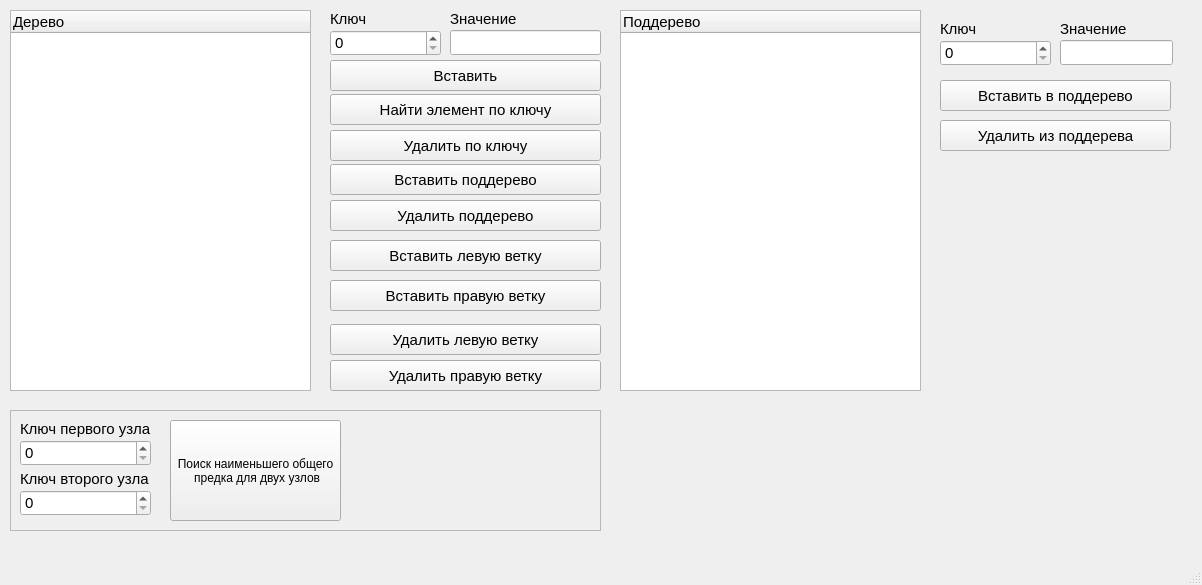
<?xml version="1.0" encoding="UTF-8"?>
<ui version="4.0">
 <class>MainWindow</class>
 <widget class="QMainWindow" name="MainWindow">
  <property name="geometry">
   <rect>
    <x>0</x>
    <y>0</y>
    <width>1202</width>
    <height>585</height>
   </rect>
  </property>
  <property name="font">
   <font>
    <pointsize>11</pointsize>
   </font>
  </property>
  <property name="windowTitle">
   <string>Task1</string>
  </property>
  <widget class="QWidget" name="centralwidget">
   <widget class="QTreeWidget" name="treeWidget">
    <property name="geometry">
     <rect>
      <x>10</x>
      <y>10</y>
      <width>301</width>
      <height>381</height>
     </rect>
    </property>
    <column>
     <property name="text">
      <string>Дерево</string>
     </property>
    </column>
   </widget>
   <widget class="QTreeWidget" name="treeWidget_2">
    <property name="geometry">
     <rect>
      <x>620</x>
      <y>10</y>
      <width>301</width>
      <height>381</height>
     </rect>
    </property>
    <column>
     <property name="text">
      <string notr="true">Поддерево</string>
     </property>
    </column>
   </widget>
   <widget class="QSpinBox" name="spinKey1">
    <property name="geometry">
     <rect>
      <x>330</x>
      <y>30</y>
      <width>111</width>
      <height>26</height>
     </rect>
    </property>
    <property name="maximum">
     <number>1000000000</number>
    </property>
   </widget>
   <widget class="QLineEdit" name="lineValue1">
    <property name="geometry">
     <rect>
      <x>450</x>
      <y>30</y>
      <width>151</width>
      <height>25</height>
     </rect>
    </property>
   </widget>
   <widget class="QLabel" name="label">
    <property name="geometry">
     <rect>
      <x>330</x>
      <y>10</y>
      <width>66</width>
      <height>17</height>
     </rect>
    </property>
    <property name="text">
     <string>Ключ</string>
    </property>
   </widget>
   <widget class="QLabel" name="label_2">
    <property name="geometry">
     <rect>
      <x>450</x>
      <y>10</y>
      <width>81</width>
      <height>17</height>
     </rect>
    </property>
    <property name="text">
     <string>Значение</string>
    </property>
   </widget>
   <widget class="QPushButton" name="addButton1">
    <property name="geometry">
     <rect>
      <x>330</x>
      <y>60</y>
      <width>271</width>
      <height>31</height>
     </rect>
    </property>
    <property name="text">
     <string>Вставить</string>
    </property>
   </widget>
   <widget class="QPushButton" name="removeButton1">
    <property name="geometry">
     <rect>
      <x>330</x>
      <y>130</y>
      <width>271</width>
      <height>31</height>
     </rect>
    </property>
    <property name="text">
     <string>Удалить по ключу</string>
    </property>
   </widget>
   <widget class="QPushButton" name="findButton1">
    <property name="geometry">
     <rect>
      <x>330</x>
      <y>94</y>
      <width>271</width>
      <height>31</height>
     </rect>
    </property>
    <property name="text">
     <string>Найти элемент по ключу</string>
    </property>
   </widget>
   <widget class="QSpinBox" name="spinKey2">
    <property name="geometry">
     <rect>
      <x>940</x>
      <y>40</y>
      <width>111</width>
      <height>26</height>
     </rect>
    </property>
    <property name="maximum">
     <number>1000000000</number>
    </property>
   </widget>
   <widget class="QPushButton" name="addButton2">
    <property name="geometry">
     <rect>
      <x>940</x>
      <y>80</y>
      <width>231</width>
      <height>31</height>
     </rect>
    </property>
    <property name="text">
     <string>Вставить в поддерево</string>
    </property>
   </widget>
   <widget class="QLabel" name="label_3">
    <property name="geometry">
     <rect>
      <x>940</x>
      <y>20</y>
      <width>66</width>
      <height>17</height>
     </rect>
    </property>
    <property name="text">
     <string>Ключ</string>
    </property>
   </widget>
   <widget class="QLabel" name="label_4">
    <property name="geometry">
     <rect>
      <x>1060</x>
      <y>20</y>
      <width>81</width>
      <height>17</height>
     </rect>
    </property>
    <property name="text">
     <string>Значение</string>
    </property>
   </widget>
   <widget class="QPushButton" name="removeButton2">
    <property name="geometry">
     <rect>
      <x>940</x>
      <y>120</y>
      <width>231</width>
      <height>31</height>
     </rect>
    </property>
    <property name="text">
     <string>Удалить из поддерева</string>
    </property>
   </widget>
   <widget class="QLineEdit" name="lineValue2">
    <property name="geometry">
     <rect>
      <x>1060</x>
      <y>40</y>
      <width>113</width>
      <height>25</height>
     </rect>
    </property>
   </widget>
   <widget class="QPushButton" name="insertSubtreeButton">
    <property name="geometry">
     <rect>
      <x>330</x>
      <y>164</y>
      <width>271</width>
      <height>31</height>
     </rect>
    </property>
    <property name="text">
     <string>Вставить поддерево</string>
    </property>
   </widget>
   <widget class="QPushButton" name="insertLBranchButton">
    <property name="geometry">
     <rect>
      <x>330</x>
      <y>240</y>
      <width>271</width>
      <height>31</height>
     </rect>
    </property>
    <property name="text">
     <string>Вставить левую ветку</string>
    </property>
   </widget>
   <widget class="QPushButton" name="insertRBranchButton">
    <property name="geometry">
     <rect>
      <x>330</x>
      <y>280</y>
      <width>271</width>
      <height>31</height>
     </rect>
    </property>
    <property name="text">
     <string>Вставить правую ветку</string>
    </property>
   </widget>
   <widget class="QPushButton" name="removeSubtreeButton">
    <property name="geometry">
     <rect>
      <x>330</x>
      <y>200</y>
      <width>271</width>
      <height>31</height>
     </rect>
    </property>
    <property name="text">
     <string>Удалить поддерево</string>
    </property>
   </widget>
   <widget class="QPushButton" name="removeLBranchButton">
    <property name="geometry">
     <rect>
      <x>330</x>
      <y>324</y>
      <width>271</width>
      <height>31</height>
     </rect>
    </property>
    <property name="text">
     <string>Удалить левую ветку</string>
    </property>
   </widget>
   <widget class="QPushButton" name="removeRBranchButton">
    <property name="geometry">
     <rect>
      <x>330</x>
      <y>360</y>
      <width>271</width>
      <height>31</height>
     </rect>
    </property>
    <property name="text">
     <string>Удалить правую ветку</string>
    </property>
   </widget>
   <widget class="QFrame" name="frame">
    <property name="geometry">
     <rect>
      <x>10</x>
      <y>410</y>
      <width>591</width>
      <height>121</height>
     </rect>
    </property>
    <property name="frameShape">
     <enum>QFrame::StyledPanel</enum>
    </property>
    <property name="frameShadow">
     <enum>QFrame::Raised</enum>
    </property>
    <widget class="QLabel" name="label_5">
     <property name="geometry">
      <rect>
       <x>10</x>
       <y>10</y>
       <width>161</width>
       <height>17</height>
      </rect>
     </property>
     <property name="text">
      <string>Ключ первого узла</string>
     </property>
    </widget>
    <widget class="QSpinBox" name="spin1">
     <property name="geometry">
      <rect>
       <x>10</x>
       <y>30</y>
       <width>131</width>
       <height>26</height>
      </rect>
     </property>
     <property name="maximum">
      <number>1000000000</number>
     </property>
    </widget>
    <widget class="QLabel" name="label_6">
     <property name="geometry">
      <rect>
       <x>10</x>
       <y>60</y>
       <width>131</width>
       <height>17</height>
      </rect>
     </property>
     <property name="text">
      <string>Ключ второго узла</string>
     </property>
    </widget>
    <widget class="QSpinBox" name="spin2">
     <property name="geometry">
      <rect>
       <x>10</x>
       <y>80</y>
       <width>131</width>
       <height>26</height>
      </rect>
     </property>
     <property name="maximum">
      <number>1000000000</number>
     </property>
    </widget>
    <widget class="QPushButton" name="lowestCommonAncestorButton">
     <property name="geometry">
      <rect>
       <x>160</x>
       <y>10</y>
       <width>171</width>
       <height>101</height>
      </rect>
     </property>
     <property name="font">
      <font>
       <pointsize>9</pointsize>
      </font>
     </property>
     <property name="text">
      <string>Поиск наименьшего общего
 предка для двух узлов</string>
     </property>
    </widget>
    <widget class="QLabel" name="ancestor">
     <property name="geometry">
      <rect>
       <x>340</x>
       <y>10</y>
       <width>231</width>
       <height>91</height>
      </rect>
     </property>
     <property name="text">
      <string/>
     </property>
     <property name="alignment">
      <set>Qt::AlignCenter</set>
     </property>
    </widget>
   </widget>
  </widget>
  <widget class="QMenuBar" name="menubar">
   <property name="geometry">
    <rect>
     <x>0</x>
     <y>0</y>
     <width>1202</width>
     <height>23</height>
    </rect>
   </property>
  </widget>
  <widget class="QStatusBar" name="statusbar"/>
 </widget>
 <resources/>
 <connections/>
</ui>
